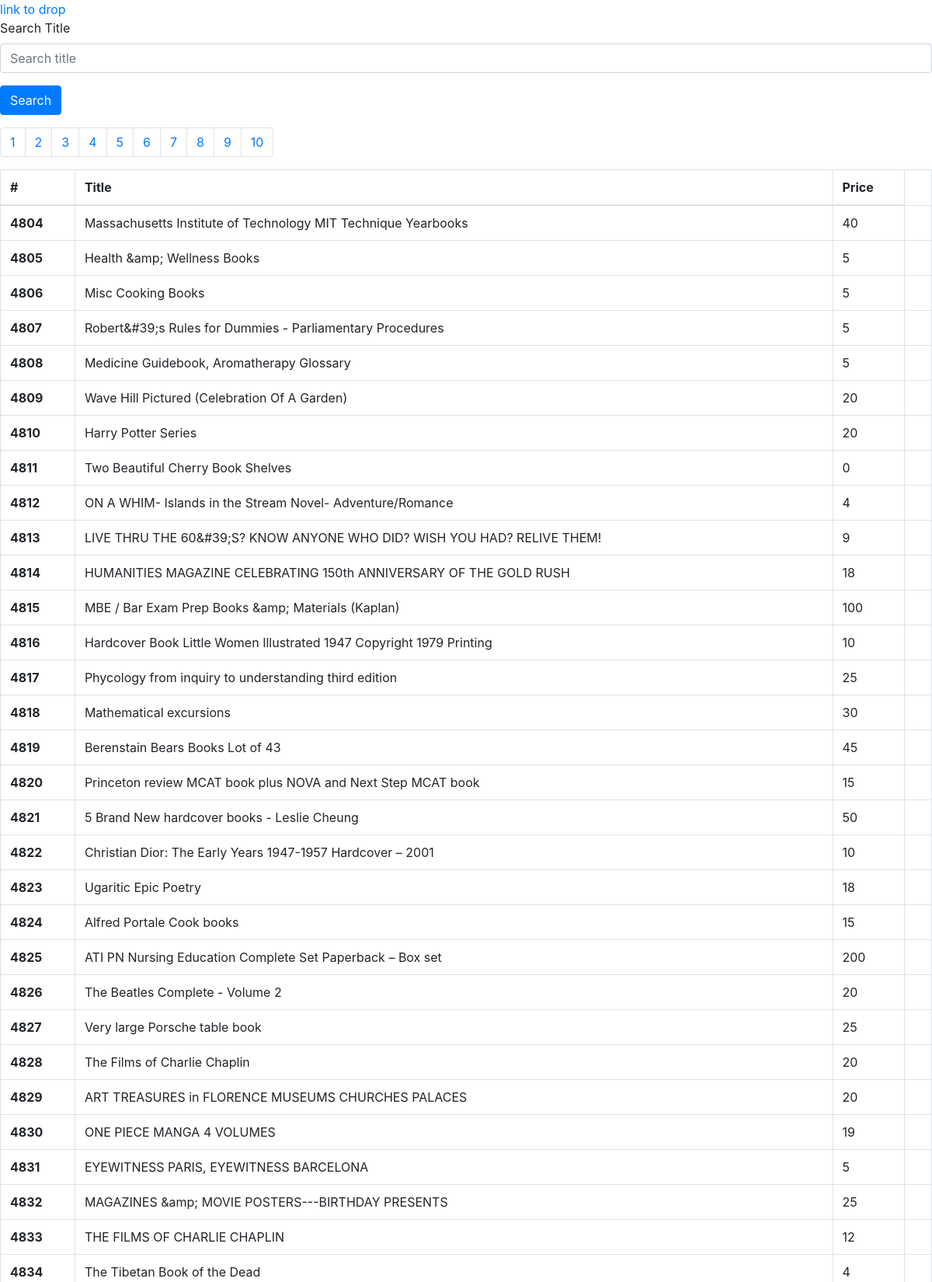
/craglists/ (upper part), run on the app's committed database.
### craglists/models.py (models this page shows, shortened)
class Book(models.Model):
    title = models.CharField(max_length=256)
    price = models.CharField(max_length=64)

### craglists/views.py (the view)
# urls.py: path('', views.index, name='index'),
def index(request):
    if request.method == 'GET' and 'page' in request.GET:
        page = int(request.GET['page'])
        start = (page-1)*100
        end = page*100
    else:
        start = 0
        end = 100
    latest_book_list = Book.objects.order_by('id')[start:end]
    context = {
        'latest_book_list': latest_book_list,
        'pages': range(1, 11)
    }
    return render(request, 'craglists/index.html', context)

### craglists/templates/craglists/index.html (shortened to what this page needs)
<link rel="stylesheet" href="https://stackpath.bootstrapcdn.com/bootstrap/4.3.1/css/bootstrap.min.css">
{% if latest_book_list %}
<a href="/craglists/drop">link to drop</a>
<form action="/craglists/search">
  <div class="form-group">
    <label for="title">Search Title</label>
    <input type="text" class="form-control" id="title" name="title" placeholder="Search title">
    </div>
  <button type="submit" class="btn btn-primary">Search</button>
</form>
<nav aria-label="Page navigation example">
  <ul class="pagination">
  {% for x in pages %}
    <li class="page-item"><a class="page-link" href="/craglists?page={{ x }}">{{ x }}</a></li>
  {% endfor %}
  </ul>
</nav>
<table class="table table-bordered">
  <thead>
    <tr>
      <th scope="col">#</th>
      <th scope="col">Title</th>
      <th scope="col">Price</th>
    </tr>
  </thead>
  <tbody>
  {% for book in latest_book_list %}
    <tr>
      <th scope="row">{{ book.id }}</th>
      <td>{{ book.title }}</td>
      <td>{{ book.price }}</td>
      <td>{{ book. }}</td>
    </tr>
  {% endfor %}
  </tbody>
</table>
{% else %}
    <a href="/craglists/fetch">link to fetch</a>
    <p>No books are available.</p>
{% endif %}

### data on the page
Book: id "4804", title "Massachusetts Institute of Technology MIT Technique Yearbooks", price "40"
Book: id "4805", title "Health &amp; Wellness Books", price "5"
Book: id "4806", title "Misc Cooking Books", price "5"
Book: id "4807", title "Robert&#39;s Rules for Dummies - Parliamentary Procedures", price "5"
Book: id "4808", title "Medicine Guidebook, Aromatherapy Glossary", price "5"
Book: id "4809", title "Wave Hill Pictured (Celebration Of A Garden)", price "20"
Book: id "4810", title "Harry Potter Series", price "20"
Book: id "4811", title "Two Beautiful Cherry Book Shelves", price "0"
Book: id "4812", title "ON A WHIM- Islands in the Stream Novel- Adventure/Romance", price "4"
Book: id "4813", title "LIVE THRU THE 60&#39;S? KNOW ANYONE WHO DID? WISH YOU HAD? RELIVE THEM!", price "9"
Book: id "4814", title "HUMANITIES MAGAZINE CELEBRATING 150th ANNIVERSARY OF THE GOLD RUSH", price "18"
Book: id "4815", title "MBE / Bar Exam Prep Books &amp; Materials (Kaplan)", price "100"
Book: id "4816", title "Hardcover Book Little Women Illustrated 1947 Copyright 1979 Printing", price "10"
Book: id "4817", title "Phycology from inquiry to understanding third edition", price "25"
Book: id "4818", title "Mathematical excursions", price "30"
Book: id "4819", title "Berenstain Bears Books Lot of 43", price "45"
Book: id "4820", title "Princeton review MCAT book plus NOVA and Next Step MCAT book", price "15"
Book: id "4821", title "5 Brand New hardcover books - Leslie Cheung", price "50"
Book: id "4822", title "Christian Dior: The Early Years 1947-1957 Hardcover – 2001", price "10"
Book: id "4823", title "Ugaritic Epic Poetry", price "18"
Book: id "4824", title "Alfred Portale Cook books", price "15"
Book: id "4825", title "ATI PN Nursing Education Complete Set Paperback – Box set", price "200"
Book: id "4826", title "The Beatles Complete - Volume 2", price "20"
Book: id "4827", title "Very large Porsche table book", price "25"
Book: id "4828", title "The Films of Charlie Chaplin", price "20"
Book: id "4829", title "ART TREASURES in FLORENCE MUSEUMS CHURCHES PALACES", price "20"
Book: id "4830", title "ONE PIECE MANGA 4 VOLUMES", price "19"
Book: id "4831", title "EYEWITNESS PARIS, EYEWITNESS BARCELONA", price "5"
Book: id "4832", title "MAGAZINES &amp; MOVIE POSTERS---BIRTHDAY PRESENTS", price "25"
Book: id "4833", title "THE FILMS OF CHARLIE CHAPLIN", price "12"
Book: id "4834", title "The Tibetan Book of the Dead", price "4"

### other printed values
{{ x }} "1" "2" "3" "4" "5" "6" "7" "8" "9" "10"
